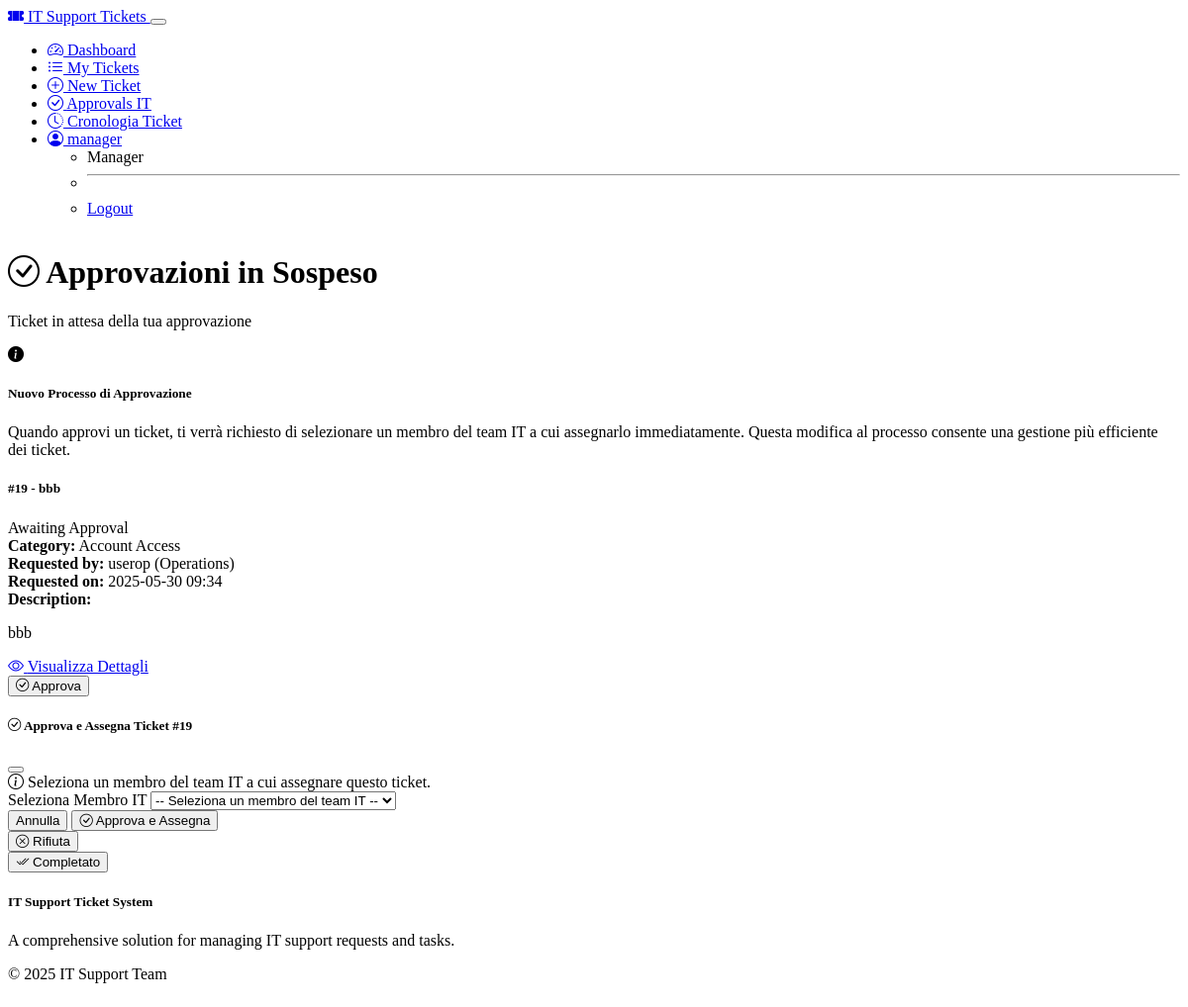
Screenshot of /manager/approvals (signed in) with the database file from the repository.
### models.py (models this page shows, shortened)
class User(UserMixin, db.Model):
    __tablename__ = 'user'
    __table_args__ = {'extend_existing': True}
    id = db.Column(db.Integer, primary_key=True)
    username = db.Column(db.String(64), unique=True, nullable=False)
    email = db.Column(db.String(120), unique=True, nullable=False)
    password_hash = db.Column(db.String(256), nullable=False)
    role = db.Column(db.Enum(UserRole), default=UserRole.USER, nullable=False)
    department_id = db.Column(db.Integer, db.ForeignKey('department.id'))
    managed_department_id = db.Column(db.Integer, db.ForeignKey('department.id'), nullable=True)
    created_at = db.Column(db.DateTime, default=datetime.utcnow)
    is_active = db.Column(db.Boolean, default=True)
    created_tickets = db.relationship('Ticket', backref='creator', foreign_keys='Ticket.creator_id', lazy='dynamic')
    assigned_tickets = db.relationship('Ticket', backref='assignee', foreign_keys='Ticket.assignee_id', lazy='dynamic')
    approved_tickets = db.relationship('Ticket', backref='approver', foreign_keys='Ticket.approver_id', lazy='dynamic')
    comments = db.relationship('Comment', backref='author', lazy='dynamic')
    def is_admin(self):
        return self.role == UserRole.ADMIN
    def is_it(self):
        return self.role == UserRole.IT or self.role == UserRole.ADMIN
    def is_dept_manager(self):
        return self.role == UserRole.DEPT_MANAGER or self.role == UserRole.ADMIN
    def is_manager(self):
        return self.role == UserRole.MANAGER or self.role == UserRole.ADMIN

class Ticket(db.Model):
    id = db.Column(db.Integer, primary_key=True)
    title = db.Column(db.String(100), nullable=False)
    description = db.Column(db.Text, nullable=False)
    created_at = db.Column(db.DateTime, default=datetime.utcnow)
    updated_at = db.Column(db.DateTime, default=datetime.utcnow, onupdate=datetime.utcnow)
    status = db.Column(db.Enum(TicketStatus), default=TicketStatus.NEW)
    creator_id = db.Column(db.Integer, db.ForeignKey('user.id'), nullable=False)
    category_id = db.Column(db.Integer, db.ForeignKey('category.id'), nullable=False)
    assignee_id = db.Column(db.Integer, db.ForeignKey('user.id'), nullable=True)
    approver_id = db.Column(db.Integer, db.ForeignKey('user.id'), nullable=True)
    dept_manager_approver_id = db.Column(db.Integer, db.ForeignKey('user.id'), nullable=True)
    department_id = db.Column(db.Integer, db.ForeignKey('department.id'), nullable=True)
    comments = db.relationship('Comment', backref='ticket', cascade='all, delete-orphan', lazy='dynamic')
    attachments = db.relationship('Attachment', backref='ticket', cascade='all, delete-orphan', lazy='dynamic')

class Category(db.Model):
    id = db.Column(db.Integer, primary_key=True)
    name = db.Column(db.String(100), unique=True, nullable=False)
    description = db.Column(db.Text)
    requires_approval = db.Column(db.Boolean, default=False)
    tickets = db.relationship('Ticket', backref='category_rel', lazy='dynamic')

class Department(db.Model):
    __tablename__ = 'department'
    id = db.Column(db.Integer, primary_key=True)
    name = db.Column(db.String(120), unique=True, nullable=False)
    description = db.Column(db.Text)
    users = db.relationship('User', backref='department_rel', foreign_keys='User.department_id', lazy='dynamic')
    managed_by = db.relationship('User', backref='managed_department_rel', foreign_keys='User.managed_department_id', uselist=False)

### routes.py (the view)
    @app.route('/manager/approvals')
    @login_required
    def approvals():
        if not current_user.is_manager():
            abort(403)
        pending_tickets = Ticket.query.filter(Ticket.status.in_([
            TicketStatus.AWAITING_APPROVAL,
            TicketStatus.AWAITING_IT_MANAGER_APPROVAL
        ])).order_by(Ticket.created_at).all()
        it_users = User.query.filter_by(role=UserRole.IT, is_active=True).all()
        return render_template('manager/approvals.html', tickets=pending_tickets, it_users=it_users)

### models.py (called while the page is built)
@login_manager.user_loader
def load_user(user_id):
    return User.query.get(int(user_id))

### templates/manager/approvals.html (shortened to what this page needs)
{% extends "base.html" %}
{% block content %}
<div class="row mb-4">
    <div class="col">
        <h1>
            <i class="bi bi-check-circle me-2"></i>
            Approvazioni in Sospeso
        </h1>
        <p class="lead">Ticket in attesa della tua approvazione</p>
    </div>
</div>
<div class="alert alert-info mb-4">
    <div class="d-flex">
        <div class="me-3">
            <i class="bi bi-info-circle-fill fs-3"></i>
        </div>
        <div>
            <h5>Nuovo Processo di Approvazione</h5>
            <p class="mb-0">Quando approvi un ticket, ti verrà richiesto di selezionare un membro del team IT a cui assegnarlo immediatamente. Questa modifica al processo consente una gestione più efficiente dei ticket.</p>
        </div>
    </div>
</div>
{% if tickets %}
<div class="row">
    {% for ticket in tickets %}
    <div class="col-md-6 mb-4">
        <div class="card h-100">
            <div class="card-header d-flex justify-content-between align-items-center">
                <h5 class="mb-0">#{{ ticket.id }} - {{ ticket.title }}</h5>
                <span class="badge bg-warning">Awaiting Approval</span>
            </div>
            <div class="card-body">
                <div class="mb-3">
                    <strong>Category:</strong> {{ ticket.category_rel.name }}
                </div>
                <div class="mb-3">
                    <strong>Requested by:</strong> {{ ticket.creator.username }} {% if ticket.creator.department_rel %}({{ ticket.creator.department_rel.name }}){% endif %}
                </div>
                <div class="mb-3">
                    <strong>Requested on:</strong> {{ ticket.created_at.strftime('%Y-%m-%d %H:%M') }}
                </div>
                <div class="mb-3">
                    <strong>Description:</strong>
                    <p class="mt-2">{{ ticket.description | nl2br }}</p>
                </div>
            </div>
            <div class="card-footer">
                <div class="d-flex justify-content-between">
                    <a href="{{ url_for('ticket_detail', ticket_id=ticket.id) }}" class="btn btn-outline-primary">
                        <i class="bi bi-eye me-1"></i> Visualizza Dettagli
                    </a>
                    <div class="btn-group">
                        <button type="button" class="btn btn-success" data-bs-toggle="modal" data-bs-target="#approveModal{{ ticket.id }}">
                            <i class="bi bi-check-circle me-1"></i> Approva
                        </button>
                        <div class="modal fade" id="approveModal{{ ticket.id }}" tabindex="-1" aria-labelledby="approveModalLabel{{ ticket.id }}" aria-hidden="true">
                            <div class="modal-dialog modal-lg">
                                <div class="modal-content">
                                    <div class="modal-header bg-success text-white">
                                        <h5 class="modal-title" id="approveModalLabel{{ ticket.id }}">
                                            <i class="bi bi-check-circle me-2"></i>
                                            Approva e Assegna Ticket #{{ ticket.id }}
                                        </h5>
                                        <button type="button" class="btn-close btn-close-white" data-bs-dismiss="modal" aria-label="Close"></button>
                                    </div>
                                    <div class="modal-body">
                                        <div class="alert alert-info">
                                            <i class="bi bi-info-circle me-2"></i>
                                            Seleziona un membro del team IT a cui assegnare questo ticket.
                                        </div>
                                        <form method="POST" action="{{ url_for('ticket_action', ticket_id=ticket.id) }}" id="approveForm{{ ticket.id }}">
                                            <div class="mb-3">
                                                <label for="assignee_id{{ ticket.id }}" class="form-label fw-bold">Seleziona Membro IT</label>
                                                <select class="form-select" id="assignee_id{{ ticket.id }}" name="assignee_id" required>
                                                    <option value="">-- Seleziona un membro del team IT --</option>
                                                </select>
                                            </div>
                                        </form>
                                    </div>
                                    <div class="modal-footer">
                                        <button type="button" class="btn btn-secondary" data-bs-dismiss="modal">Annulla</button>
                                        <button type="submit" form="approveForm{{ ticket.id }}" class="btn btn-success">
                                            <i class="bi bi-check-circle me-1"></i> Approva e Assegna
                                        </button>
                                    </div>
                                </div>
                            </div>
                        </div>
                        <form method="POST" action="{{ url_for('ticket_action', ticket_id=ticket.id) }}" class="d-inline ms-2">
                            <button type="submit" class="btn btn-danger">
                                <i class="bi bi-x-circle me-1"></i> Rifiuta
                            </button>
                        </form>
                        <form method="POST" action="{{ url_for('ticket_action', ticket_id=ticket.id) }}" id="approveForm{{ ticket.id }}">
                            <button type="submit" class="btn btn-primary">
                                <i class="bi bi-check2-all me-1"></i> Completato
                            </button>
                        </form>
                    </div>
                </div>
            </div>
        </div>
    </div>
    {% endfor %}
</div>
{% endif %}
{% endblock %}

### templates/base.html (shortened to what this page needs)
<!DOCTYPE html>
<html lang="en" data-bs-theme="dark">
<head>
    <link rel="stylesheet" href="https://cdn.replit.com/agent/bootstrap-agent-dark-theme.min.css">
    <link rel="stylesheet" href="https://cdn.jsdelivr.net/npm/bootstrap-icons@1.11.3/font/bootstrap-icons.min.css">
    <link rel="stylesheet" href="{{ url_for('static', filename='css/custom.css') }}">
</head>
<body>
    <header>
        <nav class="navbar navbar-expand-lg navbar-dark bg-dark">
            <div class="container">
                <a class="navbar-brand" href="{{ url_for('index') }}">
                    <i class="bi bi-ticket-perforated-fill me-2"></i>
                    IT Support Tickets
                </a>
                <button class="navbar-toggler" type="button" data-bs-toggle="collapse" data-bs-target="#navbarNav" aria-controls="navbarNav" aria-expanded="false" aria-label="Toggle navigation">
                </button>
                <div class="collapse navbar-collapse" id="navbarNav">
                    <ul class="navbar-nav ms-auto">
                        {% if current_user.is_authenticated %}
                            <li class="nav-item">
                                <a class="nav-link" href="{{ url_for('dashboard') }}">
                                    <i class="bi bi-speedometer2 me-1"></i> Dashboard
                                </a>
                            </li>
                            <li class="nav-item">
                                <a class="nav-link" href="{{ url_for('ticket_list') }}">
                                    <i class="bi bi-list-ul me-1"></i> My Tickets
                                </a>
                            </li>
                            <li class="nav-item">
                                <a class="nav-link" href="{{ url_for('ticket_create') }}">
                                    <i class="bi bi-plus-circle me-1"></i> New Ticket
                                </a>
                            </li>
                            {% if current_user.is_manager() %}
                            <li class="nav-item">
                                <a class="nav-link" href="{{ url_for('approvals') }}">
                                    <i class="bi bi-check-circle me-1"></i> Approvals IT
                                </a>
                            </li>
                            <li class="nav-item">
                                <a class="nav-link" href="{{ url_for('manager_ticket_history') }}">
                                    <i class="bi bi-clock-history me-1"></i> Cronologia Ticket
                                </a>
                            </li>
                            {% endif %}
                            <li class="nav-item dropdown">
                                <a class="nav-link dropdown-toggle" href="#" id="userDropdown" role="button" data-bs-toggle="dropdown" aria-expanded="false">
                                    <i class="bi bi-person-circle me-1"></i> {{ current_user.username }}
                                </a>
                                <ul class="dropdown-menu" aria-labelledby="userDropdown">
                                    <li><span class="dropdown-item-text text-muted">{{ current_user.role.value }}</span></li>
                                    <li><hr class="dropdown-divider"></li>
                                    <li><a class="dropdown-item" href="{{ url_for('logout') }}">Logout</a></li>
                                </ul>
                            </li>
                        {% endif %}
                    </ul>
                </div>
            </div>
        </nav>
    </header>
    <main class="container mt-4">
        {% block content %}{% endblock %}
    </main>
    <footer class="bg-dark text-light py-4 mt-5">
        <div class="container">
            <div class="row">
                <div class="col-md-6">
                    <h5>IT Support Ticket System</h5>
                    <p>A comprehensive solution for managing IT support requests and tasks.</p>
                </div>
                <div class="col-md-6 text-md-end">
                    <p>&copy; 2025 IT Support Team</p>
                </div>
            </div>
        </div>
    </footer>
</body>
</html>

### static/css/custom.css (style rules this page uses)
body { min-height: 100vh; display: flex; flex-direction: column; }
main { flex: 1 0 auto; }
footer { margin-top: auto; }

### rows the page displays
User: username "manager", role.value "Manager"
Ticket: id "19", title "bbb", category_rel.name "Account Access", creator.username "userop", creator.department_rel.name "Operations", created_at "2025-05-30 09:34", description "bbb"
